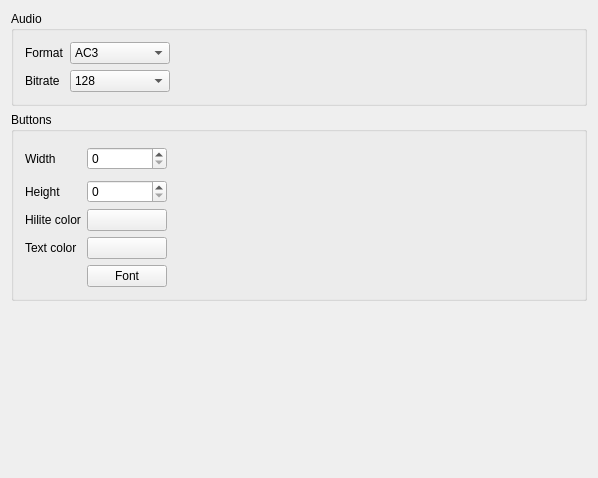
<?xml version="1.0" encoding="UTF-8"?>
<ui version="4.0">
 <class>prefAuthor</class>
 <widget class="QWidget" name="prefAuthor">
  <property name="geometry">
   <rect>
    <x>0</x>
    <y>0</y>
    <width>598</width>
    <height>478</height>
   </rect>
  </property>
  <property name="windowTitle">
   <string>Authoring options</string>
  </property>
  <layout class="QGridLayout">
   <item row="0" column="0">
    <widget class="QGroupBox" name="groupBox1">
     <property name="title">
      <string>Audio</string>
     </property>
     <layout class="QGridLayout">
      <item row="0" column="1">
       <widget class="QComboBox" name="cbAudioFormat">
        <property name="minimumSize">
         <size>
          <width>100</width>
          <height>0</height>
         </size>
        </property>
        <item>
         <property name="text">
          <string>AC3</string>
         </property>
        </item>
        <item>
         <property name="text">
          <string>MP2</string>
         </property>
        </item>
       </widget>
      </item>
      <item row="1" column="1">
       <widget class="QComboBox" name="cbAudioBitrate">
        <item>
         <property name="text">
          <string>128</string>
         </property>
        </item>
        <item>
         <property name="text">
          <string>160</string>
         </property>
        </item>
        <item>
         <property name="text">
          <string>192</string>
         </property>
        </item>
        <item>
         <property name="text">
          <string>224</string>
         </property>
        </item>
        <item>
         <property name="text">
          <string>256</string>
         </property>
        </item>
        <item>
         <property name="text">
          <string>320</string>
         </property>
        </item>
        <item>
         <property name="text">
          <string>384</string>
         </property>
        </item>
        <item>
         <property name="text">
          <string>448</string>
         </property>
        </item>
       </widget>
      </item>
      <item row="0" column="0">
       <widget class="QLabel" name="textLabel1">
        <property name="text">
         <string>Format</string>
        </property>
        <property name="wordWrap">
         <bool>false</bool>
        </property>
       </widget>
      </item>
      <item row="1" column="0">
       <widget class="QLabel" name="textLabel2">
        <property name="text">
         <string>Bitrate</string>
        </property>
        <property name="wordWrap">
         <bool>false</bool>
        </property>
       </widget>
      </item>
      <item row="0" column="2" rowspan="2">
       <spacer>
        <property name="orientation">
         <enum>Qt::Horizontal</enum>
        </property>
        <property name="sizeType">
         <enum>QSizePolicy::Expanding</enum>
        </property>
        <property name="sizeHint" stdset="0">
         <size>
          <width>151</width>
          <height>21</height>
         </size>
        </property>
       </spacer>
      </item>
     </layout>
    </widget>
   </item>
   <item row="2" column="0">
    <spacer>
     <property name="orientation">
      <enum>Qt::Vertical</enum>
     </property>
     <property name="sizeType">
      <enum>QSizePolicy::Expanding</enum>
     </property>
     <property name="sizeHint" stdset="0">
      <size>
       <width>20</width>
       <height>60</height>
      </size>
     </property>
    </spacer>
   </item>
   <item row="1" column="0">
    <widget class="QGroupBox" name="groupBox2">
     <property name="title">
      <string>Buttons</string>
     </property>
     <layout class="QGridLayout">
      <item row="0" column="0">
       <widget class="QLabel" name="textLabel3">
        <property name="text">
         <string>Width</string>
        </property>
        <property name="wordWrap">
         <bool>false</bool>
        </property>
       </widget>
      </item>
      <item row="0" column="2">
       <spacer>
        <property name="orientation">
         <enum>Qt::Horizontal</enum>
        </property>
        <property name="sizeType">
         <enum>QSizePolicy::Expanding</enum>
        </property>
        <property name="sizeHint" stdset="0">
         <size>
          <width>121</width>
          <height>31</height>
         </size>
        </property>
       </spacer>
      </item>
      <item row="1" column="0">
       <widget class="QLabel" name="textLabel5">
        <property name="text">
         <string>Height</string>
        </property>
        <property name="wordWrap">
         <bool>false</bool>
        </property>
       </widget>
      </item>
      <item row="1" column="1">
       <widget class="QSpinBox" name="inButtonHeight">
        <property name="maximum">
         <number>480</number>
        </property>
        <property name="minValue" stdset="0">
         <number>0</number>
        </property>
        <property name="maxValue" stdset="0">
         <number>480</number>
        </property>
       </widget>
      </item>
      <item row="0" column="1">
       <widget class="QSpinBox" name="inButtonWidth">
        <property name="maximum">
         <number>700</number>
        </property>
        <property name="minValue" stdset="0">
         <number>0</number>
        </property>
        <property name="maxValue" stdset="0">
         <number>700</number>
        </property>
       </widget>
      </item>
      <item row="4" column="1">
       <widget class="QPushButton" name="bButtonFont">
        <property name="text">
         <string>Font</string>
        </property>
       </widget>
      </item>
      <item row="2" column="0">
       <widget class="QLabel" name="textLabel6">
        <property name="text">
         <string>Hilite color</string>
        </property>
        <property name="wordWrap">
         <bool>false</bool>
        </property>
       </widget>
      </item>
      <item row="2" column="1">
       <widget class="KColorButton" name="cbHiliteColor">
        <property name="text">
         <string/>
        </property>
       </widget>
      </item>
      <item row="3" column="0">
       <widget class="QLabel" name="textLabel6_2">
        <property name="text">
         <string>Text color</string>
        </property>
        <property name="wordWrap">
         <bool>false</bool>
        </property>
       </widget>
      </item>
      <item row="3" column="1">
       <widget class="KColorButton" name="cbTextColor">
        <property name="text">
         <string/>
        </property>
       </widget>
      </item>
     </layout>
    </widget>
   </item>
  </layout>
 </widget>
 <layoutdefault spacing="6" margin="11"/>
 <customwidgets>
  <customwidget>
   <class>QPushButton</class>
   <extends>QPushButton</extends>
   <header>qpushbutton.h</header>
  </customwidget>
  <customwidget>
   <class>KColorButton</class>
   <extends>QPushButton</extends>
   <header>kcolorbutton.h</header>
  </customwidget>
 </customwidgets>
 <includes>
  <include location="local">qpushbutton.h</include>
  <include location="local">kcolorbutton.h</include>
  <include location="local">kcolorbutton.h</include>
 </includes>
 <resources/>
 <connections>
  <connection>
   <sender>bButtonFont</sender>
   <signal>clicked()</signal>
   <receiver>prefAuthor</receiver>
   <slot>bButtonFontClicked()</slot>
   <hints>
    <hint type="sourcelabel">
     <x>20</x>
     <y>20</y>
    </hint>
    <hint type="destinationlabel">
     <x>20</x>
     <y>20</y>
    </hint>
   </hints>
  </connection>
 </connections>
</ui>
